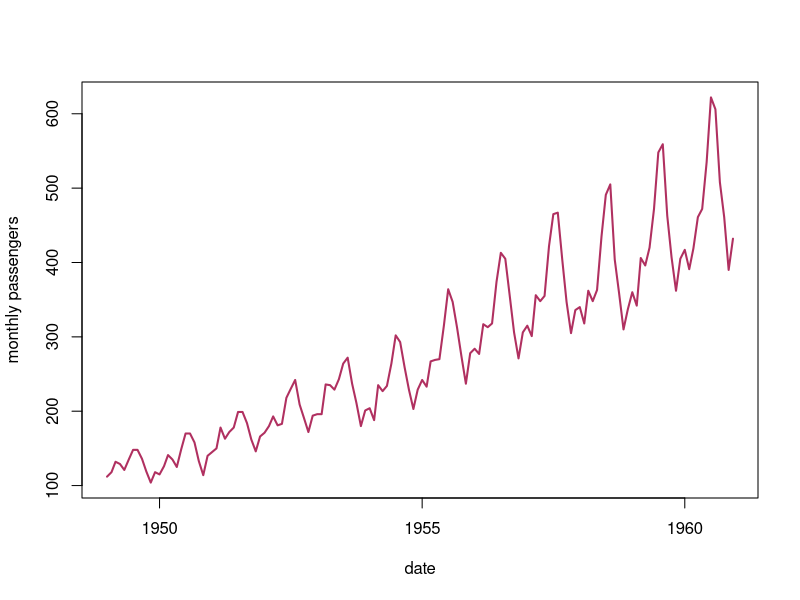
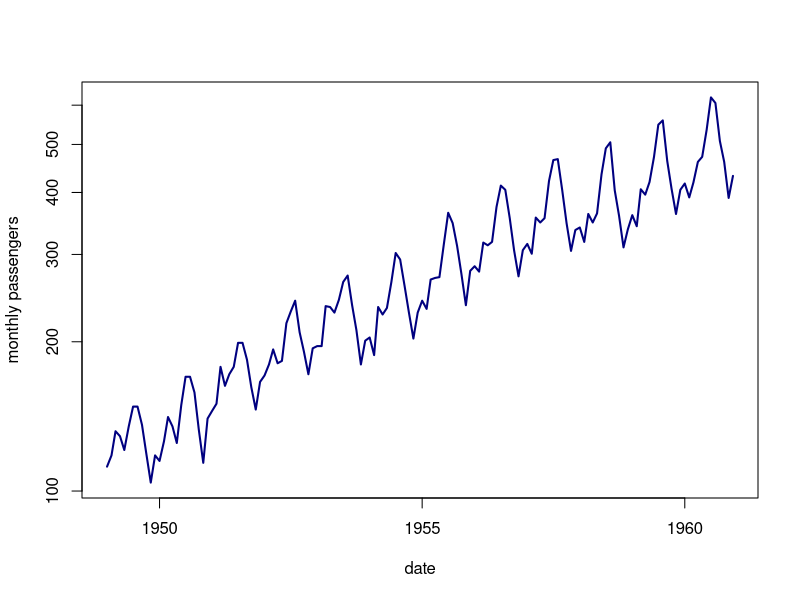
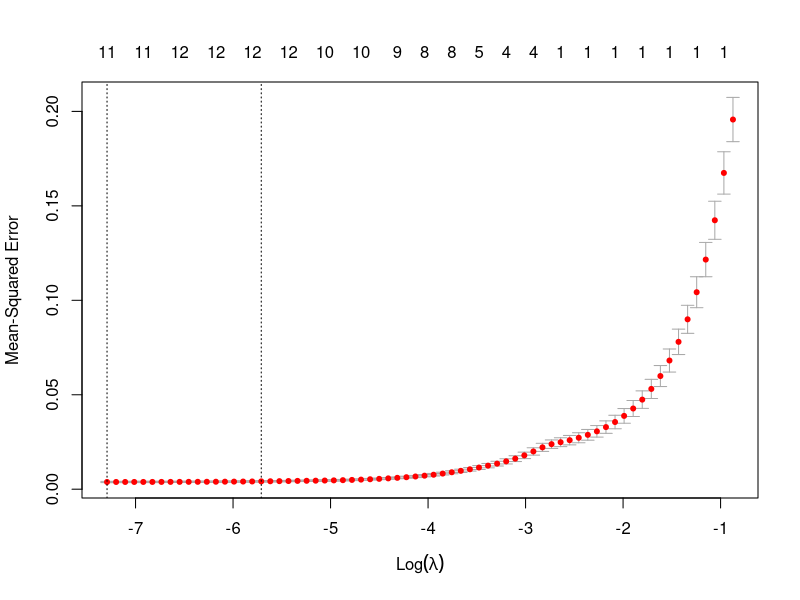
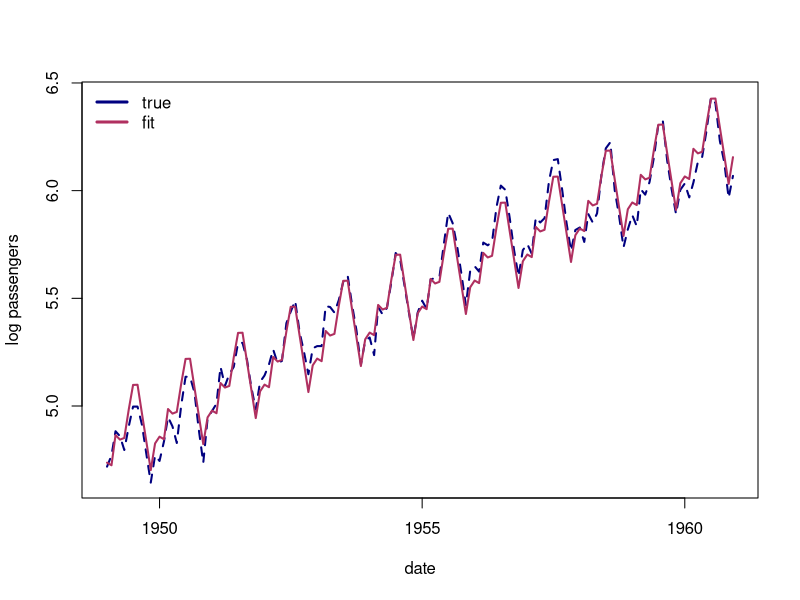
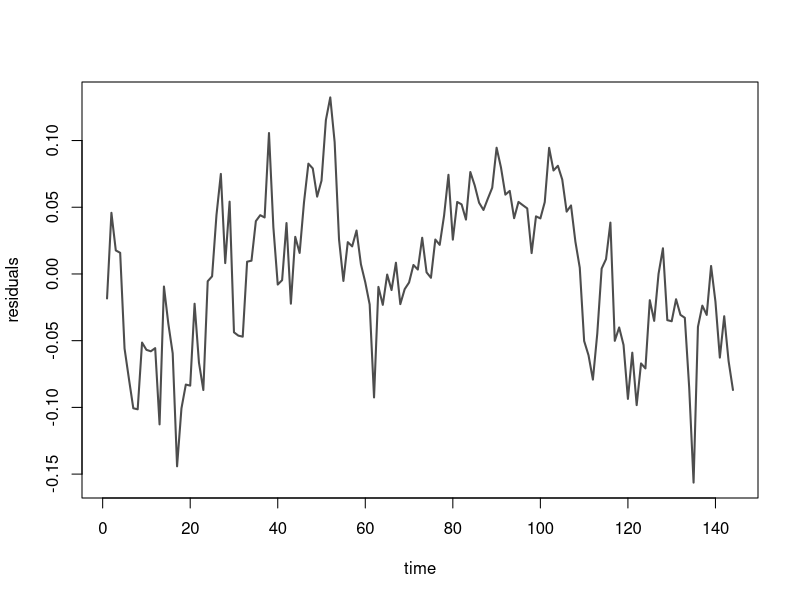
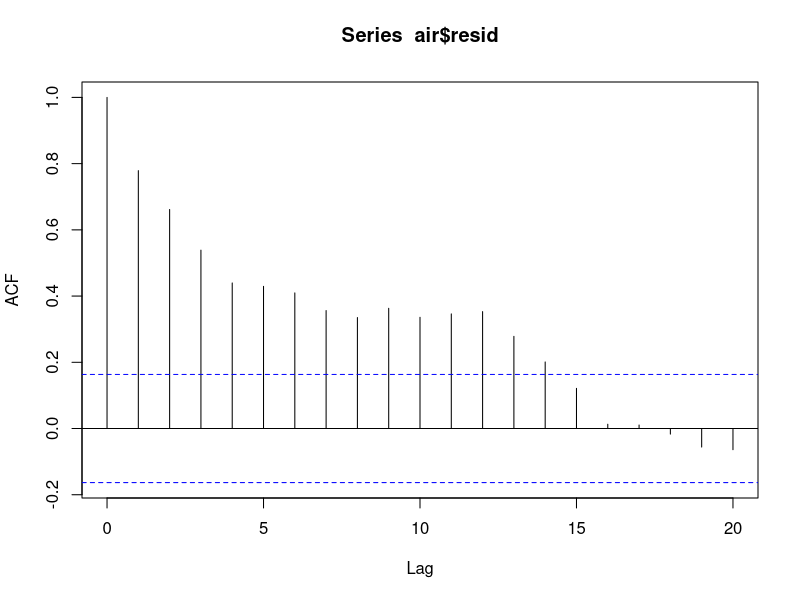
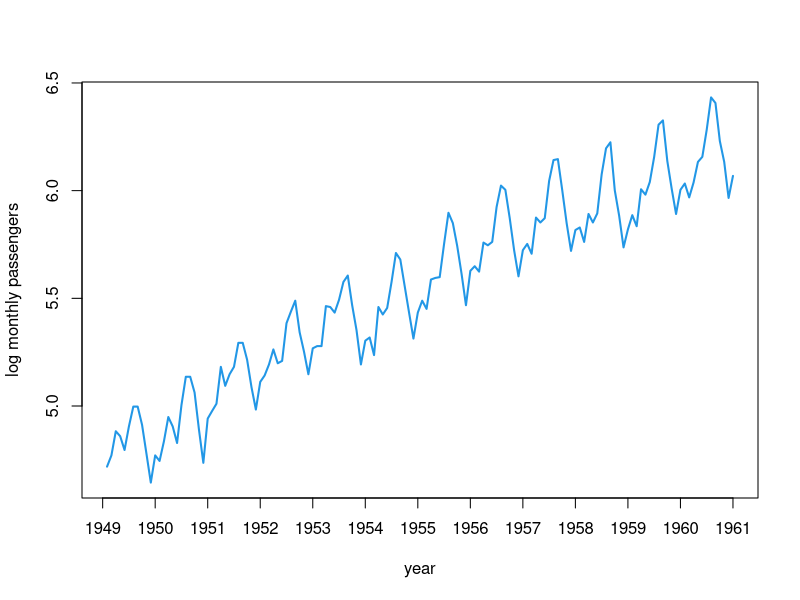
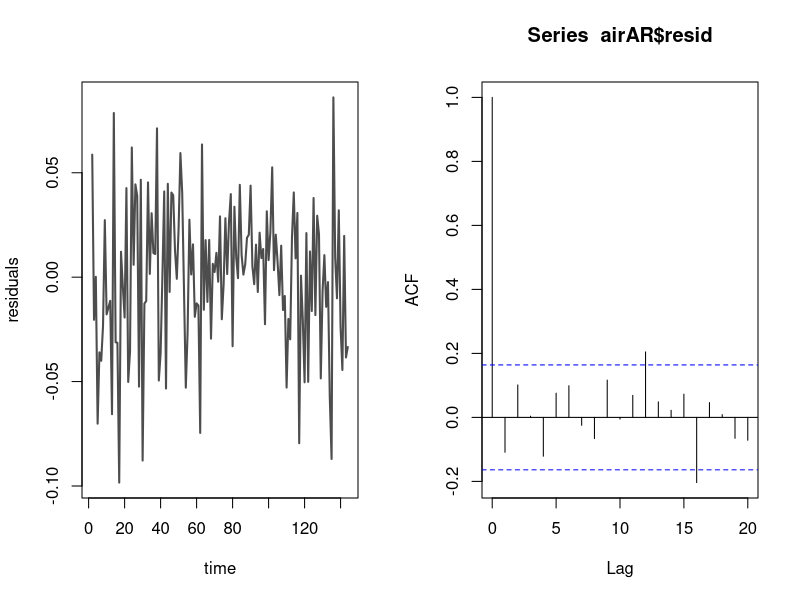

R code for these plots, in order:

###### Airline Passenger Numbers ######

airline <- read.csv("airline.csv")

## non-essential, but you can tell R you are working with dates
## sprintf is a function for creating strings from numbers.
## the first of every month; there's a whole syntax to this...
dmy <- sprintf("01-%d-19%d", airline$Month,  airline$Year) 
## as.Date creates a Date classed variable
## see help(as.Date) and help(strptime)
## this stuff can quickly get complicated...
date <- as.Date(dmy, format="%d-%m-%Y") 
passengers <- airline$Passengers
plot(date, passengers, 
	ylab="monthly passengers", type="l", col="maroon", lwd=2)

## plot the log version...
plot(date, passengers,  log="y",
	ylab="monthly passengers", type="l", col="navy", lwd=2)

## fit our regression 
## from here it is easier to not work with fancy Date objects
## note these are both 'month' variables; 
## the first is categorical, the second numeric
month <- factor(airline$Month)
time <- (airline$Year-min(airline$Year))*12 + airline$Month

## fit the regression 
## you could get fancier and group months together (summer, holidays),
## but we'll assume you have enough data that this doesn't make a difference.
summary(air <- glm(log(passengers) ~ time + month))

## if you do glmnet it likes the full model
library(glmnet) 
x <- sparse.model.matrix(~ time + month)
plot(airlasso <- cv.glmnet(x=x, y=log(passengers)))

## plot fit vs true
plot(date, log(passengers), 
	ylab="log passengers", type="l", col="navy", lty=2, lwd=2)
lines(date, air$fit, col="maroon", lwd=2)
legend("topleft", legend=c("true","fit"), bty="n", lwd=3, col=c("navy","maroon"))

## plot residuals
plot(time, air$resid, type="l", ylab="residuals", lwd=2, col="grey30")

## calculate and plot the acf
airac <- acf(air$resid, lag.max=20)
plot(log(airline$Passengers), xlab="year", ylab="log monthly passengers", type="l", col=4, lwd=2, xaxt="n")
axis(1, at=(0:12)*12, labels=1949:1961)

## fit the autoregressive model
lag <- head(log(passengers),-1)## see help(head)
passengers <- passengers[-1] 
month <- month[-1]
time <- time[-1]
summary(airAR <- glm(log(passengers) ~ time + month + lag))

## plot it 
par(mfrow=c(1,2))
plot(time, airAR$resid, type="l", ylab="residuals", lwd=2, col="grey30")
print(acf(airAR$resid, lag.max=20))


##########  various AR(1) series

random.walk <- rnorm(1)
for(i in 2:200){ random.walk <- c(random.walk, random.walk[i-1]+rnorm(1)) }
plot(random.walk, pch=20, col=2)
lines(random.walk, col=4)
acf(random.walk, lwd=2)

dja <- read.csv("dja.csv")$DJ
n <- 1979
plot(dja, type="l", col=4, xlab="day", ylab="DJA")
summary(ARdj <- glm(dja[2:n] ~ dja[1:(n-1)]))
returns <- (dja[2:n]-dja[1:(n-1)])/dja[1:(n-1)]
plot(returns, type="l", col=3, xlab="day", ylab="DJA Return")
summary( glm(returns[2:n] ~ returns[1:(n-1)]) )

exploding.series <- rnorm(1)
for(i in 2:200){ exploding.series <- c(exploding.series, 1.02*exploding.series[i-1]+rnorm(1)) }
plot(exploding.series, pch=20, col=2)
lines(exploding.series, col=4)

stationary.series <- rnorm(1)
for(i in 2:200){ stationary.series <- c(stationary.series, 0.8*stationary.series[i-1]+rnorm(1)) }
plot(stationary.series, pch=20, col=2)
lines(stationary.series, col=4)
abline(h=0, lty=2, col=8)
acf(stationary.series, lwd=2)

negcor.series <- rnorm(1)
for(i in 2:100){ negcor.series <- c(negcor.series, -0.8*negcor.series[i-1]+rnorm(1)) }
plot(negcor.series, pch=20, col=2)
lines(negcor.series, col=4)
abline(h=0, lty=2, col=8)


